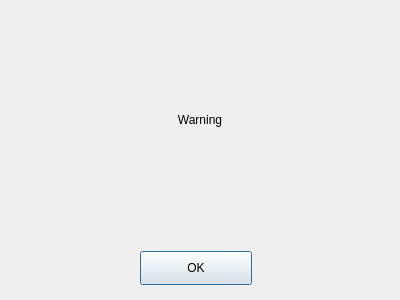
<?xml version="1.0" encoding="UTF-8"?>
<ui version="4.0">
 <class>WarningDialog</class>
 <widget class="QDialog" name="WarningDialog">
  <property name="geometry">
   <rect>
    <x>0</x>
    <y>0</y>
    <width>400</width>
    <height>300</height>
   </rect>
  </property>
  <property name="windowTitle">
   <string>Dialog</string>
  </property>
  <widget class="QLabel" name="WarningLabel">
   <property name="geometry">
    <rect>
     <x>100</x>
     <y>70</y>
     <width>200</width>
     <height>100</height>
    </rect>
   </property>
   <property name="text">
    <string>Warning</string>
   </property>
   <property name="alignment">
    <set>Qt::AlignCenter</set>
   </property>
  </widget>
  <widget class="QPushButton" name="OKButton">
   <property name="geometry">
    <rect>
     <x>140</x>
     <y>251</y>
     <width>112</width>
     <height>34</height>
    </rect>
   </property>
   <property name="text">
    <string>OK</string>
   </property>
  </widget>
 </widget>
 <resources/>
 <connections>
  <connection>
   <sender>OKButton</sender>
   <signal>clicked()</signal>
   <receiver>WarningDialog</receiver>
   <slot>close()</slot>
   <hints>
    <hint type="sourcelabel">
     <x>278</x>
     <y>253</y>
    </hint>
    <hint type="destinationlabel">
     <x>96</x>
     <y>254</y>
    </hint>
   </hints>
  </connection>
 </connections>
</ui>
